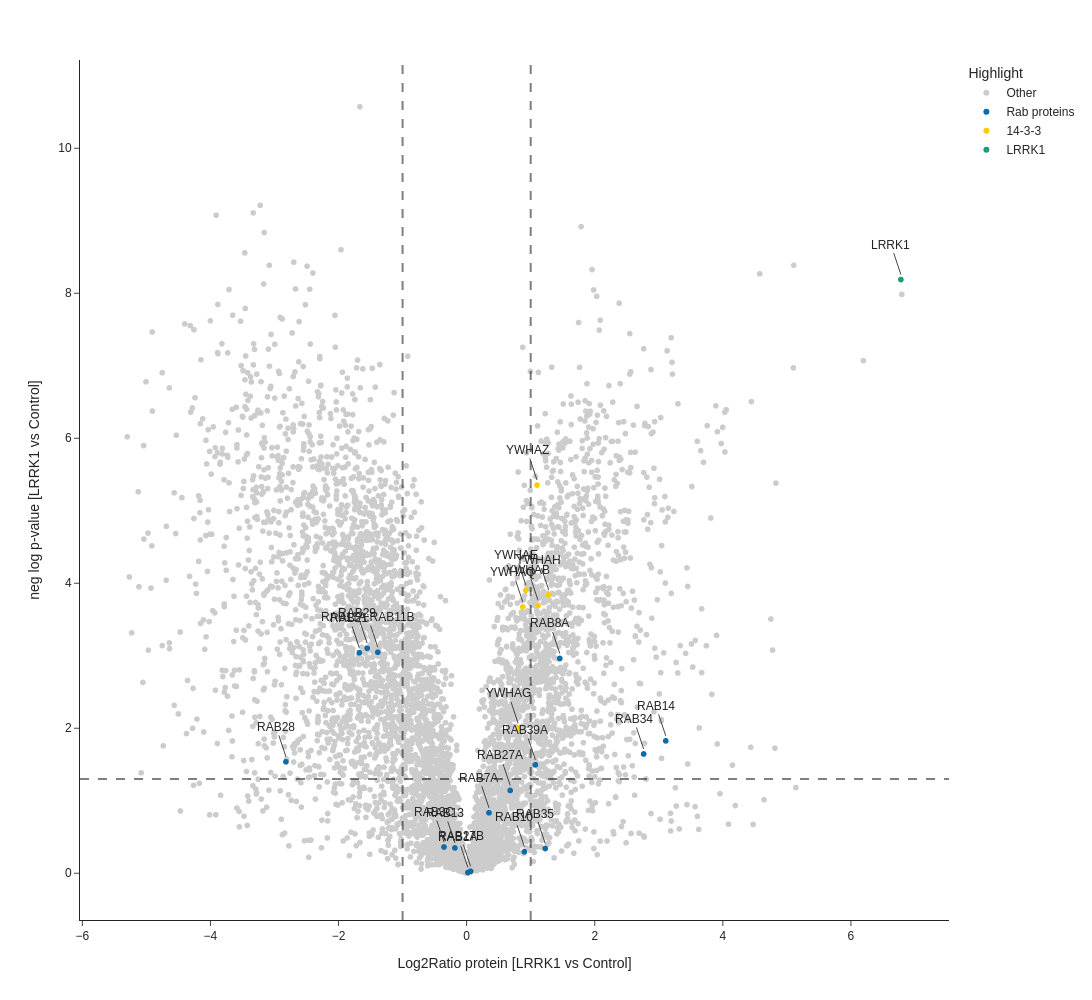

The cell this chart's notebook holds for it:
### Code cell
fig_S2C = px.scatter(
    fInt,
    x="Student's T-test Difference L1T_Turbo",
    y="-Log Student's T-test p-value L1T_Turbo",
    color="Highlight",
    color_discrete_map=Fig_color_map,
    template="simple_white",
    hover_data=["PG.Genes", "PG.ProteinAccessions"],
    labels={
        "Student's T-test Difference L1T_Turbo": "Log2Ratio protein [LRRK1 vs Control]",
        "-Log Student's T-test p-value L1T_Turbo": "neg log p-value [LRRK1 vs Control]",
        "PG.Genes": "Gene",
    },
)

annotate = fInt.loc[
    fInt["Highlight"].isin(["LRRK1","Rab proteins","14-3-3"]),
    [
        "Student's T-test Difference L1T_Turbo",
        "-Log Student's T-test p-value L1T_Turbo",
        "PG.Genes",
    ],
]

for x, y, gene in annotate.itertuples(index=False):
    fig_S2C.add_annotation(
        x=x,
        y=y,
        text=gene,
        showarrow=True,
        yshift=5,
    )

fig_S2C.update_layout(
    height=1000,
    width=1500,
    font_family="Arial",
)

fig_S2C.add_hline(y=1.3, opacity=0.5, line_width=2, line_dash="dash")
fig_S2C.add_vline(x=1, opacity=0.5, line_width=2, line_dash="dash")
fig_S2C.add_vline(x=-1, opacity=0.5, line_width=2, line_dash="dash")

fig_S2C.show()

### Figure 1 — Plotly figure (JSON) as saved in the notebook; plotly's stock layout.template omitted (floating-point values rounded to 4 significant figures; data arrays with more than 128 entries replaced by an {"elided": "..."} marker saying what was removed)
{"data": [{"customdata": {"elided": "5987x2 str values"}, "hovertemplate": "Highlight=Other<br>Log2Ratio protein [LRRK1 vs Control]=%{x}<br>neg log p-value [LRRK1 vs Control]=%{y}<br>Gene=%{customdata[0]}<br>PG.ProteinAccessions=%{customdata[1]}<extra></extra>", "legendgroup": "Other", "marker": {"color": "rgb(204,204,204)", "symbol": "circle"}, "mode": "markers", "name": "Other", "showlegend": true, "type": "scattergl", "x": {"elided": "5987 float values"}, "xaxis": "x", "y": {"elided": "5987 float values"}, "yaxis": "y"}, {"customdata": [["RAB27B", "O00194"], ["RAB29", "O14966"], ["RAB34", "P0DI83"], ["RAB7A", "P51149"], ["RAB13", "P51153"], ["RAB28", "P51157"], ["RAB27A", "P51159"], ["RAB8A", "P61006"], ["RAB10", "P61026"], ["RAB14", "P61106"], ["RAB11A;RAB11B", "P62491;Q15907"], ["RAB1A", "P62820"], ["RAB39A", "Q14964"], ["RAB35", "Q15286"], ["RAB3C", "Q96E17"], ["RAB21", "Q9UL25"]], "hovertemplate": "Highlight=Rab proteins<br>Log2Ratio protein [LRRK1 vs Control]=%{x}<br>neg log p-value [LRRK1 vs Control]=%{y}<br>Gene=%{customdata[0]}<br>PG.ProteinAccessions=%{customdata[1]}<extra></extra>", "legendgroup": "Rab proteins", "marker": {"color": "#0e6ba8", "symbol": "circle"}, "mode": "markers", "name": "Rab proteins", "showlegend": true, "type": "scattergl", "x": [0.06169, -1.553, 2.764, 0.349, -0.1831, -2.821, 0.6799, 1.455, 0.9015, 3.109, -1.387, 0.01983, 1.073, 1.227, -0.3533, -1.676], "xaxis": "x", "y": [0.02764, 3.105, 1.645, 0.8339, 0.3489, 1.537, 1.142, 2.962, 0.2966, 1.826, 3.049, 0.01053, 1.496, 0.3415, 0.362, 3.041], "yaxis": "y"}, {"customdata": [["YWHAQ", "P27348"], ["YWHAB", "P31946"], ["YWHAG", "P61981"], ["YWHAE", "P62258"], ["YWHAZ", "P63104"], ["YWHAH", "Q04917"]], "hovertemplate": "Highlight=14-3-3<br>Log2Ratio protein [LRRK1 vs Control]=%{x}<br>neg log p-value [LRRK1 vs Control]=%{y}<br>Gene=%{customdata[0]}<br>PG.ProteinAccessions=%{customdata[1]}<extra></extra>", "legendgroup": "14-3-3", "marker": {"color": "#FFCC00", "symbol": "circle"}, "mode": "markers", "name": "14-3-3", "showlegend": true, "type": "scattergl", "x": [0.8771, 1.116, 0.805, 0.9251, 1.099, 1.28], "xaxis": "x", "y": [3.673, 3.693, 1.998, 3.904, 5.355, 3.84], "yaxis": "y"}, {"customdata": [["LRRK1", "Q38SD2"]], "hovertemplate": "Highlight=LRRK1<br>Log2Ratio protein [LRRK1 vs Control]=%{x}<br>neg log p-value [LRRK1 vs Control]=%{y}<br>Gene=%{customdata[0]}<br>PG.ProteinAccessions=%{customdata[1]}<extra></extra>", "legendgroup": "LRRK1", "marker": {"color": "#1b9e77", "symbol": "circle"}, "mode": "markers", "name": "LRRK1", "showlegend": true, "type": "scattergl", "x": [6.78], "xaxis": "x", "y": [8.189], "yaxis": "y"}], "layout": {"annotations": [{"showarrow": true, "text": "RAB27B", "x": 0.06169, "y": 0.02764, "yshift": 5}, {"showarrow": true, "text": "RAB29", "x": -1.553, "y": 3.105, "yshift": 5}, {"showarrow": true, "text": "RAB34", "x": 2.764, "y": 1.645, "yshift": 5}, {"showarrow": true, "text": "YWHAQ", "x": 0.8771, "y": 3.673, "yshift": 5}, {"showarrow": true, "text": "YWHAB", "x": 1.116, "y": 3.693, "yshift": 5}, {"showarrow": true, "text": "RAB7A", "x": 0.349, "y": 0.8339, "yshift": 5}, {"showarrow": true, "text": "RAB13", "x": -0.1831, "y": 0.3489, "yshift": 5}, {"showarrow": true, "text": "RAB28", "x": -2.821, "y": 1.537, "yshift": 5}, {"showarrow": true, "text": "RAB27A", "x": 0.6799, "y": 1.142, "yshift": 5}, {"showarrow": true, "text": "RAB8A", "x": 1.455, "y": 2.962, "yshift": 5}, {"showarrow": true, "text": "RAB10", "x": 0.9015, "y": 0.2966, "yshift": 5}, {"showarrow": true, "text": "RAB14", "x": 3.109, "y": 1.826, "yshift": 5}, {"showarrow": true, "text": "YWHAG", "x": 0.805, "y": 1.998, "yshift": 5}, {"showarrow": true, "text": "YWHAE", "x": 0.9251, "y": 3.904, "yshift": 5}, {"showarrow": true, "text": "RAB11A;RAB11B", "x": -1.387, "y": 3.049, "yshift": 5}, {"showarrow": true, "text": "RAB1A", "x": 0.01983, "y": 0.01053, "yshift": 5}, {"showarrow": true, "text": "YWHAZ", "x": 1.099, "y": 5.355, "yshift": 5}, {"showarrow": true, "text": "YWHAH", "x": 1.28, "y": 3.84, "yshift": 5}, {"showarrow": true, "text": "RAB39A", "x": 1.073, "y": 1.496, "yshift": 5}, {"showarrow": true, "text": "RAB35", "x": 1.227, "y": 0.3415, "yshift": 5}, {"showarrow": true, "text": "LRRK1", "x": 6.78, "y": 8.189, "yshift": 5}, {"showarrow": true, "text": "RAB3C", "x": -0.3533, "y": 0.362, "yshift": 5}, {"showarrow": true, "text": "RAB21", "x": -1.676, "y": 3.041, "yshift": 5}], "font": {"family": "Arial"}, "height": 1000, "legend": {"title": {"text": "Highlight"}, "tracegroupgap": 0}, "margin": {"t": 60}, "shapes": [{"line": {"dash": "dash", "width": 2}, "opacity": 0.5, "type": "line", "x0": 0, "x1": 1, "xref": "x domain", "y0": 1.3, "y1": 1.3, "yref": "y"}, {"line": {"dash": "dash", "width": 2}, "opacity": 0.5, "type": "line", "x0": 1, "x1": 1, "xref": "x", "y0": 0, "y1": 1, "yref": "y domain"}, {"line": {"dash": "dash", "width": 2}, "opacity": 0.5, "type": "line", "x0": -1, "x1": -1, "xref": "x", "y0": 0, "y1": 1, "yref": "y domain"}], "width": 1500, "xaxis": {"anchor": "y", "domain": [0, 1], "title": {"text": "Log2Ratio protein [LRRK1 vs Control]"}}, "yaxis": {"anchor": "x", "domain": [0, 1], "title": {"text": "neg log p-value [LRRK1 vs Control]"}}}}
